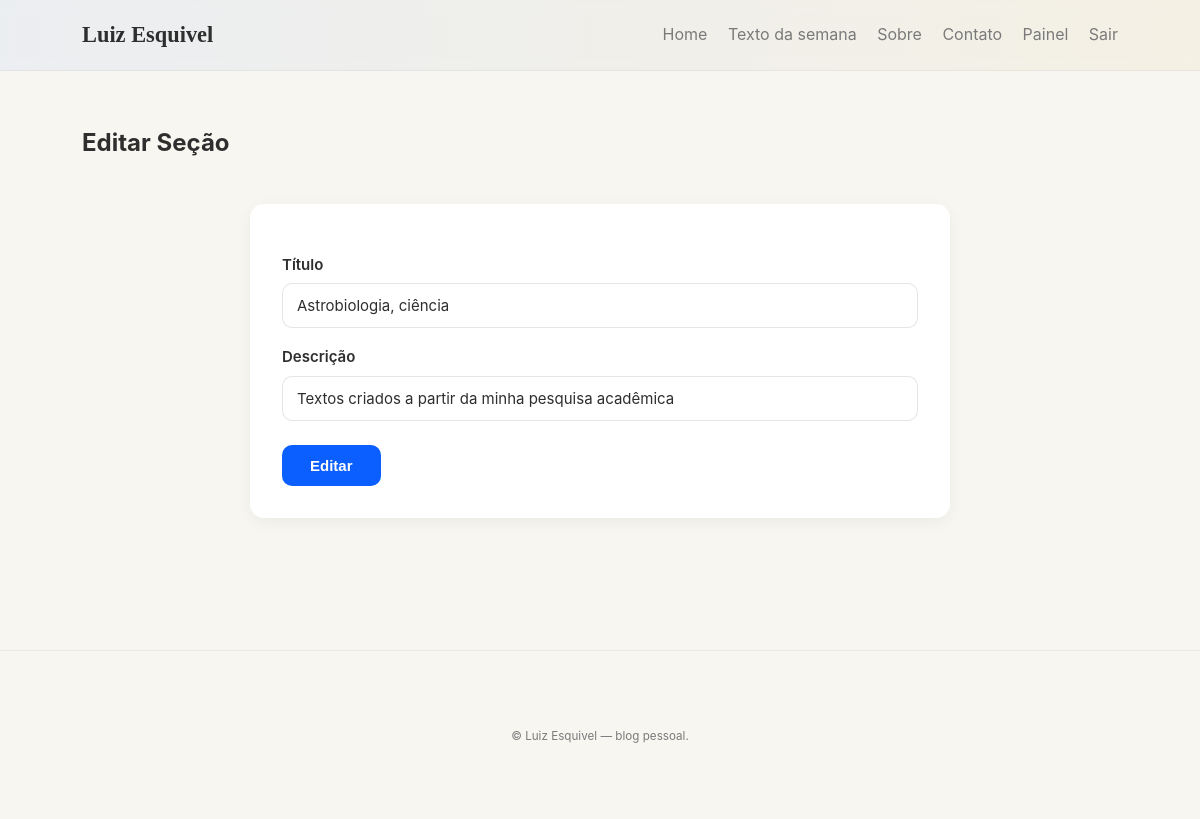
Screenshot of /admin/sections/1/edit (signed in) with the database file from the repository.
### models.py (models this page shows)
class Section(db.Model):
    id = db.Column(db.Integer, primary_key=True)
    title = db.Column(db.String(200), unique=True, nullable=False)
    description = db.Column(db.String(500))
    created_at = db.Column(db.DateTime, default=datetime.utcnow)
    texts = db.relationship('Text', backref='section', lazy=True, cascade='all, delete-orphan')

### routes/sections_routes.py (the view)
@sections_bp.route('/<int:sid>/edit', methods=['GET', 'POST'])
@login_required
def admin_section_edit(sid):
    s = Section.query.get_or_404(sid)
    form = SectionForm(obj=s)
    if form.validate_on_submit():
        s.title = form.title.data
        s.description = form.description.data
        db.session.commit()
        flash('Seção atualizada.', 'success')
        return redirect(url_for('admin.admin_dashboard'))
    return render_template('admin/section_form.html', form=form, action='Editar')

### forms.py
class SectionForm(FlaskForm):
    title = StringField('Título', validators=[DataRequired(), Length(max=200)])
    description = StringField('Descrição', validators=[Length(max=500)])

### templates/admin/section_form.html (shortened to what this page needs)
{% extends '_base.html' %}
{% block content %}
  <h2>{{ action }} Seção</h2>
  <form method="post">
    <label>Título</label>{{ form.title() }}
    <label>Descrição</label>{{ form.description() }}
    <button class="btn" type="submit">{{ action }}</button>
  </form>
{% endblock %}

### static/css/main.css (style rules this page uses)
:root { --bg: #f8f6f1; --surface: #ffffff; --text: #2e2e2e; --muted: #7a7a7a; --accent: #0b5fff; --gold: #b08900; --radius: 14px; --max-width: 1100px; --font-serif: "EB Garamond", serif; --font-sans: "Inter", sans-serif; }
* { box-sizing: border-box; }
body { margin: 0; background: var(--bg); color: var(--text); font-family: var(--font-sans); line-height: 1.7; overflow-x: hidden; }
form { background: var(--surface); border-radius: var(--radius); padding: 32px; box-shadow: 0 4px 16px rgba(0,0,0,0.05); max-width: 700px; margin: 40px auto; }
form label { display: block; font-weight: 600; font-size: 15px; color: var(--text); margin-bottom: 6px; margin-top: 16px; }
form input[type="text"], form input[type="email"], form input[type="password"], form select, form textarea { width: 100%; padding: 12px 14px; border: 1px solid rgba(0,0,0,0.1); border-radius: 10px; font-size: 15px; font-family: var(--font-sans); background: #fff; color: var(--text); transition: border-color 0.2s ease, box-shadow 0.2s ease; }
form .btn, button.btn { display: inline-block; margin-top: 24px; background: var(--accent); color: #fff; border: none; padding: 12px 28px; border-radius: 10px; font-size: 15px; font-weight: 600; cursor: pointer; transition: background 0.3s ease, transform 0.2s ease; }

### rows the page displays
Section: title "Astrobiologia, ciência", description "Textos criados a partir da minha pesquisa acadêmica"

### other values shown
{{ action }} "Editar"
{{ (caller_name if caller_name else 'Luiz Esquivel') }} "Luiz Esquivel"
